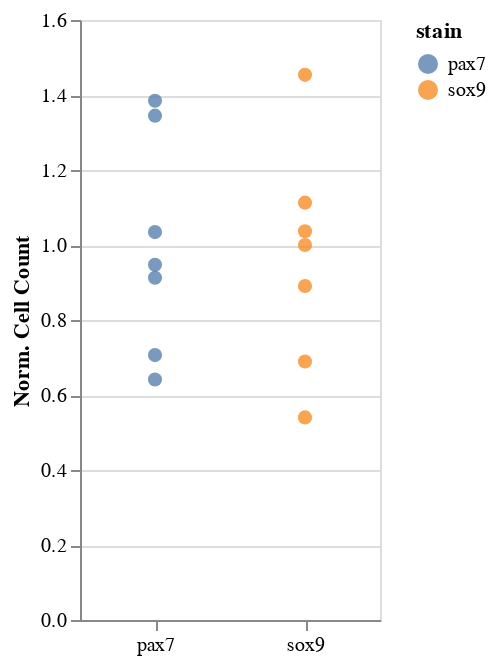

Here is the notebook cell this chart was saved with:
### Code cell
alt.Chart(avg_ratios_hh9_melted,
    width=150
    ).mark_point(
        size=50,
        filled=True,
        opacity=0.75
    ).encode(
        x=alt.X('stain:N',
            title='',
            axis=alt.Axis(labelAngle=0)),
        y=alt.Y('ratio:Q',
            title='Norm. Cell Count'),
        color='stain:N'
    )

### Figure 1 — Vega-Lite specification as saved in the notebook (floating-point values rounded to 4 significant figures)
{"$schema": "https://vega.github.io/schema/vega-lite/v2.4.3.json", "config": {"view": {"height": 300, "width": 400}}, "data": {"values": [{"Embryo": 1, "ratio": 0.6413, "stain": "pax7"}, {"Embryo": 2, "ratio": 1.034, "stain": "pax7"}, {"Embryo": 3, "ratio": 0.9474, "stain": "pax7"}, {"Embryo": 5, "ratio": 0.7065, "stain": "pax7"}, {"Embryo": 6, "ratio": 1.345, "stain": "pax7"}, {"Embryo": 7, "ratio": 0.9126, "stain": "pax7"}, {"Embryo": 9, "ratio": 1.385, "stain": "pax7"}, {"Embryo": 1, "ratio": 0.5403, "stain": "sox9"}, {"Embryo": 2, "ratio": 0.8908, "stain": "sox9"}, {"Embryo": 3, "ratio": 1.113, "stain": "sox9"}, {"Embryo": 5, "ratio": 0.6893, "stain": "sox9"}, {"Embryo": 6, "ratio": 1.454, "stain": "sox9"}, {"Embryo": 7, "ratio": 1.037, "stain": "sox9"}, {"Embryo": 9, "ratio": 1, "stain": "sox9"}]}, "encoding": {"color": {"field": "stain", "type": "nominal"}, "x": {"axis": {"labelAngle": 0}, "field": "stain", "title": "", "type": "nominal"}, "y": {"field": "ratio", "title": "Norm. Cell Count", "type": "quantitative"}}, "mark": {"filled": true, "opacity": 0.75, "size": 50, "type": "point"}, "width": 150}
